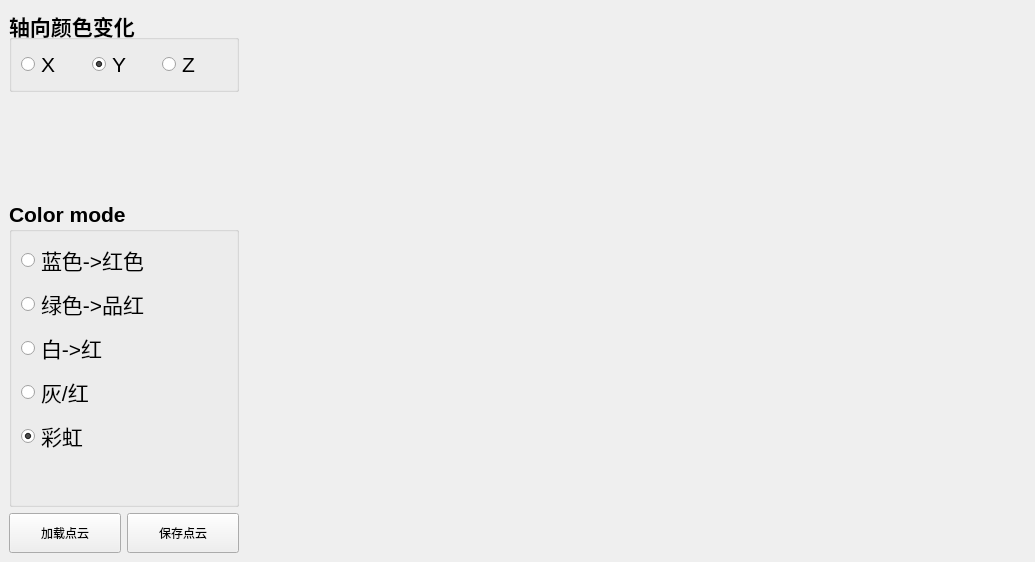
<?xml version="1.0" encoding="UTF-8"?>
<ui version="4.0">
 <class>PCLViewer_UI</class>
 <widget class="QMainWindow" name="PCLViewer_UI">
  <property name="windowModality">
   <enum>Qt::NonModal</enum>
  </property>
  <property name="geometry">
   <rect>
    <x>0</x>
    <y>0</y>
    <width>1035</width>
    <height>562</height>
   </rect>
  </property>
  <property name="minimumSize">
   <size>
    <width>0</width>
    <height>0</height>
   </size>
  </property>
  <property name="maximumSize">
   <size>
    <width>5000</width>
    <height>5000</height>
   </size>
  </property>
  <property name="windowTitle">
   <string>点云库PCL学习教程第二版-Qt+PCL界面开发案例</string>
  </property>
  <widget class="QWidget" name="centralwidget">
   <layout class="QHBoxLayout" name="horizontalLayout_3">
    <item>
     <layout class="QVBoxLayout" name="verticalLayout_2">
      <item>
       <widget class="QGroupBox" name="groupBox_Axis">
        <property name="sizePolicy">
         <sizepolicy hsizetype="Preferred" vsizetype="Preferred">
          <horstretch>0</horstretch>
          <verstretch>0</verstretch>
         </sizepolicy>
        </property>
        <property name="minimumSize">
         <size>
          <width>180</width>
          <height>60</height>
         </size>
        </property>
        <property name="font">
         <font>
          <pointsize>16</pointsize>
          <weight>75</weight>
          <bold>true</bold>
         </font>
        </property>
        <property name="title">
         <string>轴向颜色变化</string>
        </property>
        <layout class="QHBoxLayout" name="horizontalLayout_2">
         <item>
          <widget class="QRadioButton" name="radioButton_x">
           <property name="font">
            <font>
             <pointsize>16</pointsize>
             <weight>50</weight>
             <bold>false</bold>
            </font>
           </property>
           <property name="text">
            <string>X</string>
           </property>
           <property name="checked">
            <bool>false</bool>
           </property>
          </widget>
         </item>
         <item>
          <widget class="QRadioButton" name="radioButton_y">
           <property name="font">
            <font>
             <pointsize>16</pointsize>
             <weight>50</weight>
             <bold>false</bold>
            </font>
           </property>
           <property name="text">
            <string>Y</string>
           </property>
           <property name="checked">
            <bool>true</bool>
           </property>
          </widget>
         </item>
         <item>
          <widget class="QRadioButton" name="radioButton_z">
           <property name="font">
            <font>
             <pointsize>16</pointsize>
             <weight>50</weight>
             <bold>false</bold>
            </font>
           </property>
           <property name="text">
            <string>Z</string>
           </property>
           <property name="checked">
            <bool>false</bool>
           </property>
          </widget>
         </item>
        </layout>
       </widget>
      </item>
      <item>
       <spacer name="verticalSpacer">
        <property name="orientation">
         <enum>Qt::Vertical</enum>
        </property>
        <property name="sizeHint" stdset="0">
         <size>
          <width>20</width>
          <height>40</height>
         </size>
        </property>
       </spacer>
      </item>
      <item>
       <widget class="QGroupBox" name="groupBox_ColorMode">
        <property name="sizePolicy">
         <sizepolicy hsizetype="Expanding" vsizetype="Expanding">
          <horstretch>0</horstretch>
          <verstretch>0</verstretch>
         </sizepolicy>
        </property>
        <property name="minimumSize">
         <size>
          <width>230</width>
          <height>180</height>
         </size>
        </property>
        <property name="font">
         <font>
          <pointsize>16</pointsize>
          <weight>75</weight>
          <bold>true</bold>
         </font>
        </property>
        <property name="title">
         <string>Color mode</string>
        </property>
        <layout class="QVBoxLayout" name="verticalLayout">
         <item>
          <widget class="QRadioButton" name="radioButton_BlueRed">
           <property name="font">
            <font>
             <pointsize>16</pointsize>
             <weight>50</weight>
             <bold>false</bold>
            </font>
           </property>
           <property name="text">
            <string>蓝色-&gt;红色</string>
           </property>
          </widget>
         </item>
         <item>
          <widget class="QRadioButton" name="radioButton_GreenMagenta">
           <property name="font">
            <font>
             <pointsize>16</pointsize>
             <weight>50</weight>
             <bold>false</bold>
            </font>
           </property>
           <property name="text">
            <string>绿色-&gt;品红</string>
           </property>
          </widget>
         </item>
         <item>
          <widget class="QRadioButton" name="radioButton_WhiteRed">
           <property name="font">
            <font>
             <pointsize>16</pointsize>
             <weight>50</weight>
             <bold>false</bold>
            </font>
           </property>
           <property name="text">
            <string>白-&gt;红</string>
           </property>
          </widget>
         </item>
         <item>
          <widget class="QRadioButton" name="radioButton_GreyRed">
           <property name="font">
            <font>
             <pointsize>16</pointsize>
             <weight>50</weight>
             <bold>false</bold>
            </font>
           </property>
           <property name="text">
            <string>灰/红</string>
           </property>
          </widget>
         </item>
         <item>
          <widget class="QRadioButton" name="radioButton_Rainbow">
           <property name="font">
            <font>
             <pointsize>16</pointsize>
             <weight>50</weight>
             <bold>false</bold>
            </font>
           </property>
           <property name="text">
            <string>彩虹</string>
           </property>
           <property name="checked">
            <bool>true</bool>
           </property>
          </widget>
         </item>
         <item>
          <spacer name="verticalSpacer_3">
           <property name="orientation">
            <enum>Qt::Vertical</enum>
           </property>
           <property name="sizeHint" stdset="0">
            <size>
             <width>20</width>
             <height>40</height>
            </size>
           </property>
          </spacer>
         </item>
        </layout>
       </widget>
      </item>
      <item>
       <layout class="QHBoxLayout" name="horizontalLayout">
        <item>
         <widget class="QPushButton" name="pushButton_load">
          <property name="minimumSize">
           <size>
            <width>50</width>
            <height>40</height>
           </size>
          </property>
          <property name="text">
           <string>加载点云</string>
          </property>
         </widget>
        </item>
        <item>
         <widget class="QPushButton" name="pushButton_save">
          <property name="minimumSize">
           <size>
            <width>50</width>
            <height>40</height>
           </size>
          </property>
          <property name="text">
           <string>保存点云</string>
          </property>
         </widget>
        </item>
       </layout>
      </item>
     </layout>
    </item>
    <item>
     <widget class="QVTKWidget" name="qvtkWidget">
      <property name="sizePolicy">
       <sizepolicy hsizetype="Expanding" vsizetype="Expanding">
        <horstretch>50</horstretch>
        <verstretch>0</verstretch>
       </sizepolicy>
      </property>
      <property name="minimumSize">
       <size>
        <width>640</width>
        <height>480</height>
       </size>
      </property>
      <property name="palette">
       <palette>
        <active>
         <colorrole role="Base">
          <brush brushstyle="SolidPattern">
           <color alpha="255">
            <red>255</red>
            <green>255</green>
            <blue>255</blue>
           </color>
          </brush>
         </colorrole>
         <colorrole role="Window">
          <brush brushstyle="SolidPattern">
           <color alpha="255">
            <red>255</red>
            <green>255</green>
            <blue>255</blue>
           </color>
          </brush>
         </colorrole>
        </active>
        <inactive>
         <colorrole role="Base">
          <brush brushstyle="SolidPattern">
           <color alpha="255">
            <red>255</red>
            <green>255</green>
            <blue>255</blue>
           </color>
          </brush>
         </colorrole>
         <colorrole role="Window">
          <brush brushstyle="SolidPattern">
           <color alpha="255">
            <red>255</red>
            <green>255</green>
            <blue>255</blue>
           </color>
          </brush>
         </colorrole>
        </inactive>
        <disabled>
         <colorrole role="Base">
          <brush brushstyle="SolidPattern">
           <color alpha="255">
            <red>255</red>
            <green>255</green>
            <blue>255</blue>
           </color>
          </brush>
         </colorrole>
         <colorrole role="Window">
          <brush brushstyle="SolidPattern">
           <color alpha="255">
            <red>255</red>
            <green>255</green>
            <blue>255</blue>
           </color>
          </brush>
         </colorrole>
        </disabled>
       </palette>
      </property>
     </widget>
    </item>
   </layout>
  </widget>
 </widget>
 <customwidgets>
  <customwidget>
   <class>QVTKWidget</class>
   <extends>QWidget</extends>
   <header>QVTKWidget.h</header>
  </customwidget>
 </customwidgets>
 <tabstops>
  <tabstop>pushButton_load</tabstop>
  <tabstop>radioButton_z</tabstop>
 </tabstops>
 <resources/>
 <connections/>
</ui>
